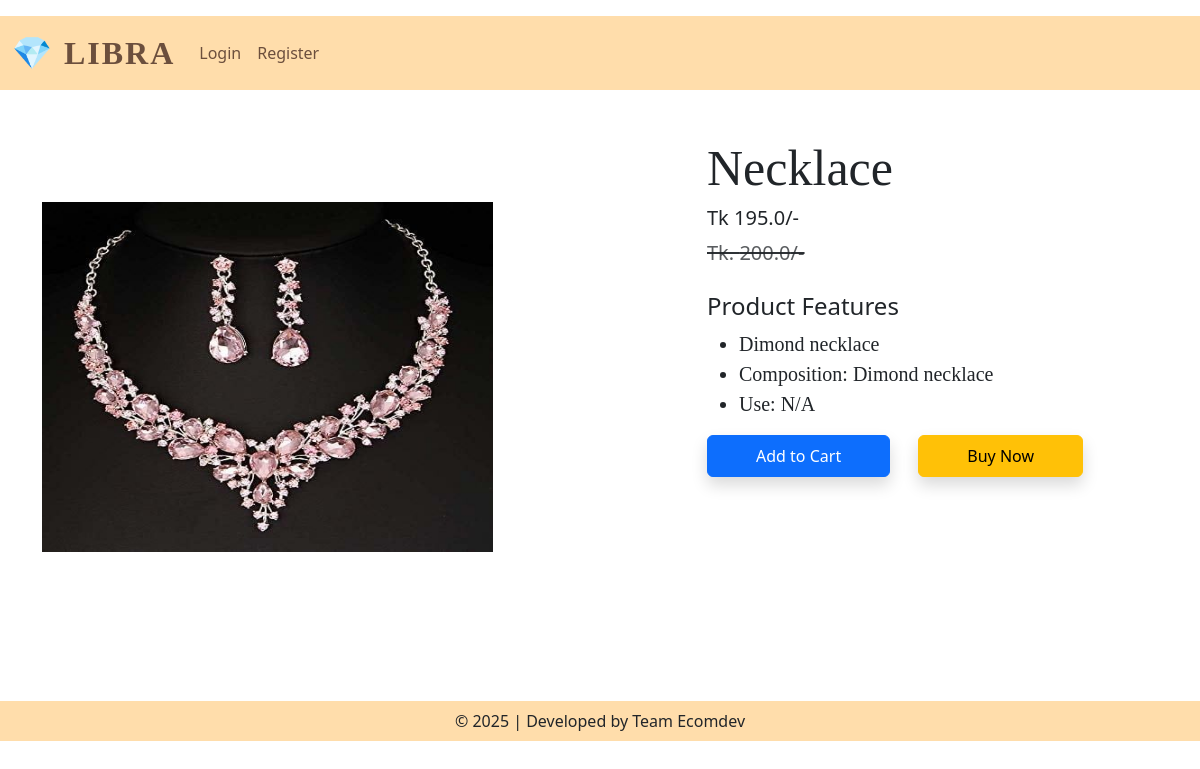
Screenshot of /product-detail/2 with the database file from the repository.
### app/models.py (models this page shows, shortened)
class Product(models.Model):
    title = models.CharField(max_length=100)
    selling_price = models.FloatField()
    discounted_price = models.FloatField()
    description = models.TextField()
    composition = models.TextField(default=' ')
    prodapp = models.TextField(default=' ')
    category = models.CharField(choices=CATEGORY_CHOICES, max_length=2)
    product_image = models.ImageField(upload_to='product')  # fixed typo 'produt'

### app/views.py (the view)
# urls.py: path("product-detail/<int:pk>", views.ProductDetail.as_view(), name="product-detail"),
class ProductDetail(View):
        def get(self,request,pk):
            totalitem = 0
            if request.user.is_authenticated:
                totalitem = len(Cart.objects.filter(user=request.user))
            product= Product.objects.get(pk=pk)
            return render(request,"app/productdetail.html",locals())

### app/templates/app/productdetail.html (shortened to what this page needs)
{% extends 'app/base.html' %}
{% load static %}
{% block main-content %}
<div class="container my-5">
  <div class="row justify-content-between">
    <div class="img2 col-lg-5 mt-5">
      <img src="{{ product.product_image.url }}"
           class="image col-xs-6 col-sm-12 col-lg-12 mt-3 text-sm-center w-100 h-75" alt="">
    </div>
    <div class="productdetail col-lg-5">
      <h1 style="font-family: Georgia; font-size: 50px;">{{ product.title }}
      </h1>
      <h5>Tk {{ product.discounted_price }}/-</h5>
      <small class="text-decoration-line-through text-muted fs-5">
        <del>Tk. {{ product.selling_price }}/-</del>
      </small>
      <br><br>
      <h4>Product Features</h4>
      <ul class="fs-5" style="font-family: Rajdhani;">
        <li>{{ product.description }}</li>
        <li>Composition: {{ product.composition }}</li>
        <li>Use: {{ product.prodapp }}</li>
      </ul>
        <form action="{% url 'add-to-cart' %}" class="d-inline">
          <button type="submit" class="btn btn-primary shadow px-5 py-2"> Add to Cart </button>
        </form>
          <a href="{% url 'addtocart' %}" class="btn btn-warning shadow px-5 py-2 ms-4">Buy Now</a>
        </div>
    </div>
  </div>
{% endblock main-content %}

### rows the page displays
Product: product_image (picture), title "Necklace", discounted_price "195.0", selling_price "200.0", description "Dimond necklace", composition "Dimond necklace", prodapp "N/A"
